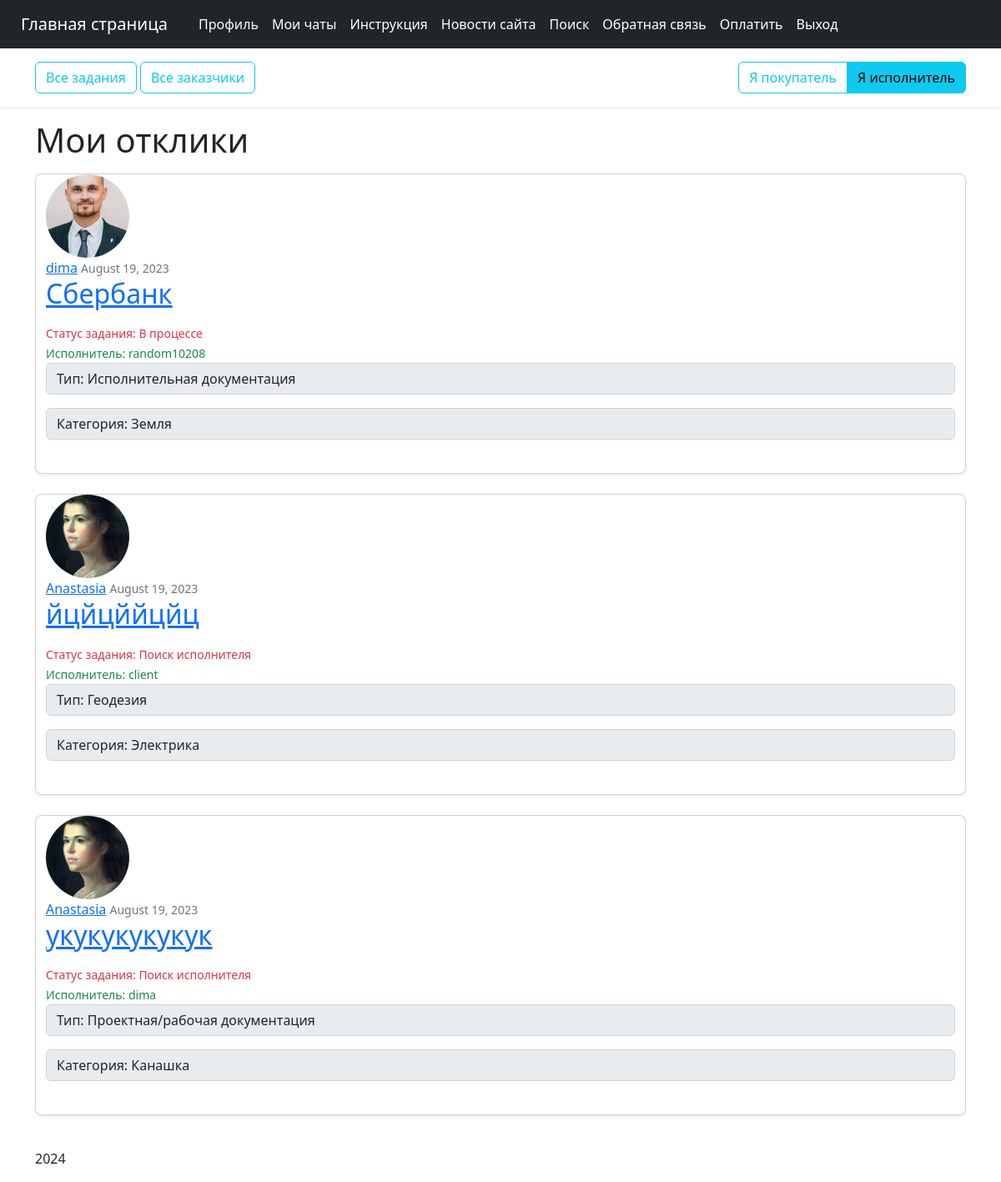
The page /user/random10208/my_offers (signed in) on the database its author committed.
### users/models.py (models this page shows, shortened)
class Candidate(models.Model):
    worker = models.ForeignKey(Worker, on_delete=models.CASCADE)
    task = models.ForeignKey(Task, on_delete=models.CASCADE)
    offer = models.TextField(null=True)

class Profile(models.Model):
    user = models.OneToOneField(User, on_delete=models.CASCADE)
    image = models.ImageField(default='default.jpg', upload_to='profile_pics')

### searchwork/models.py (models this page shows, shortened)
class Task(models.Model):
    title = models.CharField(max_length=100)
    content = models.TextField()
    date_posted = models.DateTimeField(default=timezone.now)
    author = models.ForeignKey(User, on_delete=models.CASCADE, related_name="client_user")
    worker = models.ForeignKey(User, on_delete=models.SET_NULL, null=True, related_name="worker_user")
    status = models.CharField(max_length=200, choices=STATUS_CHOICES, default='Поиск исполнителя')
    budget = models.DecimalField(max_digits=18, decimal_places=2, default=0.00)
    type = models.CharField(max_length=200, choices=TYPE_CHOICES, null=False, default='Исполнительная документация')
    category = models.CharField(max_length=200, choices=CATEGORY_CHOICES, null=False, default='Земля')

### searchwork/views.py (the view)
# urls.py: path('user/<str:username>/my_offers', OfferListView.as_view(), name='my-offers'),
class OfferListView(ListView):
    model = Candidate
    template_name = 'searchwork/my_offers.html'  # <app>/<model>_<viewtype>.html
    context_object_name = 'offers'
    paginate_by = 10
    def get_queryset(self):
        worker = self.request.user.worker
        return Candidate.objects.filter(worker=worker).order_by('-task')

### searchwork/templates/searchwork/my_offers.html (shortened to what this page needs)
{% extends "searchwork/base_worker.html" %}
{% block content %}
    {% if offers %}
    <h1 class="mb-3">Мои отклики</h1>
    {% for offer in offers %}
        <div class="card mb-4 rounded-3 shadow-sm">
            <article class="container mb-4">
              <img class="rounded-circle article-img" src="{{ offer.task.author.profile.image.url }}" width="100" height="100" alt="аватар заказчика">
              <div class="media-body">
                    <div class="article-metadata">
                      <a class="mr-2" href="{% url 'client-profile' offer.task.author.client.id %}">{{ offer.task.author }}</a>
                      <small class="text-muted">{{ offer.task.date_posted|date:"F d, Y" }}</small>
                    </div>
                    <h2><a class="article-title" href="{% url 'task-detail' offer.task.id %}">{{ offer.task.title }}</a></h2>
                    <small class="text-danger">Статус задания: {{ offer.task.status }}</small><br>
                    <small class="text-success">Исполнитель: {{ offer.task.worker }}</small>
                  <p class="input-group-text">Тип: {{ offer.task.type }}</p>
                  <p class="input-group-text">Категория: {{ offer.task.category }}</p>
              </div>
            </article>
        </div>
    {% endfor %}
{% else %}
<h1>Вы пока не откликались на задания.</h1>
        {% endif %}
{% endblock content %}

### rows shown on the page
Candidate: task.author.profile.image (picture), task.author "dima", task.date_posted "August 19, 2023", task "Сбербанк", task.status "В процессе", task.worker "random10208", task.type "Исполнительная документация", task.category "Земля"
Candidate: task.author.profile.image (picture), task.author "Anastasia", task.date_posted "August 19, 2023", task "йцйцййцйц", task.status "Поиск исполнителя", task.worker "client", task.type "Геодезия", task.category "Электрика"
Candidate: task.author.profile.image (picture), task.author "Anastasia", task.date_posted "August 19, 2023", task "укукукукукук", task.status "Поиск исполнителя", task.worker "dima", task.type "Проектная/рабочая документация", task.category "Канашка"
